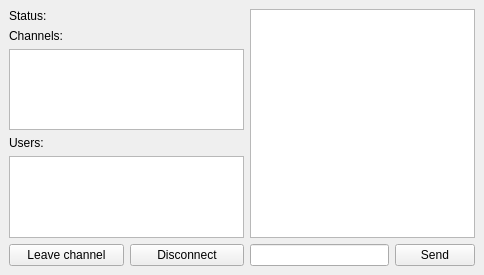
<?xml version="1.0" encoding="UTF-8"?>
<ui version="4.0">
 <class>MainWindow</class>
 <widget class="QMainWindow" name="MainWindow">
  <property name="geometry">
   <rect>
    <x>0</x>
    <y>0</y>
    <width>484</width>
    <height>275</height>
   </rect>
  </property>
  <property name="windowTitle">
   <string>MainWindow</string>
  </property>
  <property name="unifiedTitleAndToolBarOnMac">
   <bool>true</bool>
  </property>
  <widget class="QWidget" name="centralwidget">
   <layout class="QGridLayout" name="gridLayout">
    <item row="5" column="5">
     <widget class="QPushButton" name="bSend">
      <property name="text">
       <string>Send</string>
      </property>
     </widget>
    </item>
    <item row="5" column="1">
     <widget class="QPushButton" name="pushButton">
      <property name="text">
       <string>Disconnect</string>
      </property>
     </widget>
    </item>
    <item row="5" column="0">
     <widget class="QPushButton" name="pushButton_2">
      <property name="text">
       <string>Leave channel</string>
      </property>
     </widget>
    </item>
    <item row="4" column="0" colspan="2">
     <widget class="QListView" name="lwUsers"/>
    </item>
    <item row="1" column="0" colspan="3">
     <widget class="QLabel" name="label">
      <property name="text">
       <string>Channels:</string>
      </property>
     </widget>
    </item>
    <item row="0" column="0" colspan="2">
     <widget class="QLabel" name="lStatus">
      <property name="text">
       <string>Status:</string>
      </property>
     </widget>
    </item>
    <item row="2" column="0" colspan="2">
     <widget class="QListView" name="lwChannels"/>
    </item>
    <item row="0" column="2" rowspan="5" colspan="4">
     <widget class="QListView" name="lwLog"/>
    </item>
    <item row="5" column="2" colspan="3">
     <widget class="QLineEdit" name="leMessage"/>
    </item>
    <item row="3" column="0" colspan="2">
     <widget class="QLabel" name="label_2">
      <property name="text">
       <string>Users:</string>
      </property>
     </widget>
    </item>
   </layout>
  </widget>
 </widget>
 <resources/>
 <connections/>
</ui>
